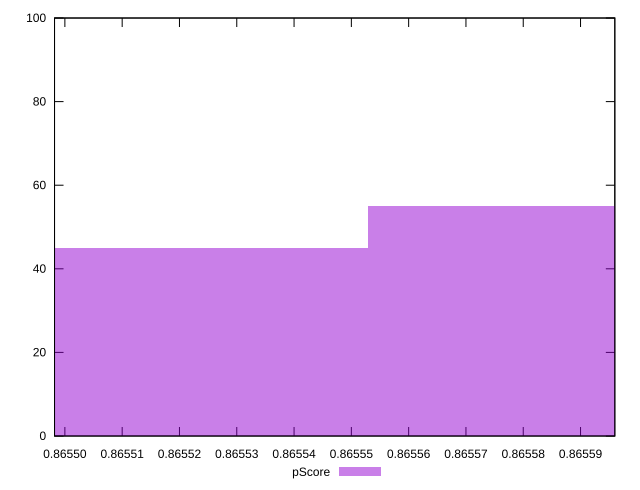

Source code (gnuplot):
reset

$pScore <<EOF
0.8656127888382408 55
0.8654931629691366 45
EOF

set key outside below
set boxwidth 0.0001196258691042345
set xrange [0.8654981956894828:0.8655959825000461]
set yrange [0:100]
set trange [0:100]
set style fill transparent solid 0.5 noborder
set terminal svg size 640, 490 enhanced background rgb 'white'
set output "reports/report_00031_2021-02-24T23-18-18.084Z/cumulative-layout-shift/samples/astro/pScore/histogram.svg"

plot $pScore title "pScore" with boxes

reset
